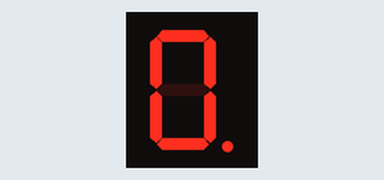
Simulated run of this sketch. Board: Arduino Uno, built with avr-gcc and run on an emulated ATmega328P. Parts: 1-digit seven-segment display. Wiring (inferred from the names in the program): 1-digit 7-segment display, segments lit when HIGH: segments pin 4, pin 5, A4, A3, A2, pin 2, pin 3, A5. The segment pins are drawn as the display they are named for.

Above: at 0.1 s.
At 1.1 s:
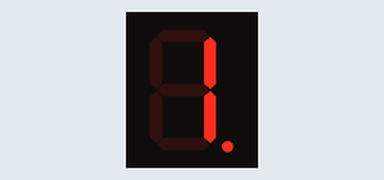
At 2.1 s:
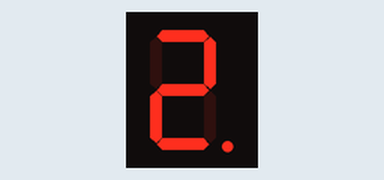
At 4.1 s:
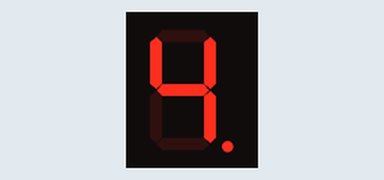
At 6.1 s:
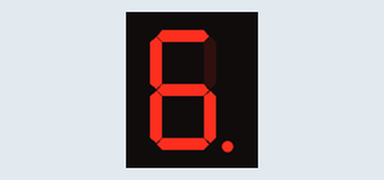
At 9.1 s:
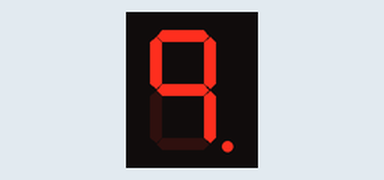

The sketch:

seven_segment_common_cathod.ino
```cpp
int a= 4;
int b =5;
int c=A4;
int dp =A5;
int d =A3;
int e=A2;
int f =2;
int g=3;
int de =1000;

void zero()
{
  digitalWrite(a,1);
  digitalWrite(b,1);
  digitalWrite(c,1);
  digitalWrite(d,1);
  digitalWrite(e,1);
  digitalWrite(f,1);
  digitalWrite(g,0);
  digitalWrite(dp,1);
}

void one()
{
  digitalWrite(a,0);
  digitalWrite(b,1);
  digitalWrite(c,1);
  digitalWrite(d,0);
  digitalWrite(e,0);
  digitalWrite(f,0);
  digitalWrite(g,0);
  digitalWrite(dp,1);
}
void two()
{
  digitalWrite(a,1);
  digitalWrite(b,1);
  digitalWrite(c,0);
  digitalWrite(d,1);
  digitalWrite(e,1);
  digitalWrite(f,0);
  digitalWrite(g,1);
  digitalWrite(dp,1);
}

void three()
{
  digitalWrite(a,1);
  digitalWrite(b,1);
  digitalWrite(c,1);
  digitalWrite(d,1);
  digitalWrite(e,0);
  digitalWrite(f,0);
  digitalWrite(g,1);
  digitalWrite(dp,1);
}
void four()
{
  digitalWrite(a,0);
  digitalWrite(b,1);
  digitalWrite(c,1);
  digitalWrite(d,0);
  digitalWrite(e,0);
  digitalWrite(f,1);
  digitalWrite(g,1);
  digitalWrite(dp,1);
}
void five()
{
  digitalWrite(a,1);
  digitalWrite(b,0);
  digitalWrite(c,1);
  digitalWrite(d,1);
  digitalWrite(e,0);
  digitalWrite(f,1);
  digitalWrite(g,1);
  digitalWrite(dp,1);
}
void six()
{
  digitalWrite(a,1);
  digitalWrite(b,0);
  digitalWrite(c,1);
  digitalWrite(d,1);
  digitalWrite(e,1);
  digitalWrite(f,1);
  digitalWrite(g,1);
  digitalWrite(dp,1);
}
void seven()
{
  digitalWrite(a,1);
  digitalWrite(b,1);
  digitalWrite(c,1);
  digitalWrite(d,0);
  digitalWrite(e,0);
  digitalWrite(f,0);
  digitalWrite(g,0);
  digitalWrite(dp,1);
}
void eight()
{
  digitalWrite(a,1);
  digitalWrite(b,1);
  digitalWrite(c,1);
  digitalWrite(d,1);
  digitalWrite(e,1);
  digitalWrite(f,1);
  digitalWrite(g,1);
  digitalWrite(dp,1);
}
void nine()
{
  digitalWrite(a,1);
  digitalWrite(b,1);
  digitalWrite(c,1);
  digitalWrite(d,0);
  digitalWrite(e,0);
  digitalWrite(f,1);
  digitalWrite(g,1);
  digitalWrite(dp,1);
}


void setup()
{
  pinMode(a, OUTPUT);
  pinMode(b,OUTPUT);
  pinMode(c,OUTPUT);
  pinMode(d, OUTPUT);
  pinMode(e,OUTPUT);
  pinMode(f,OUTPUT);
  pinMode(g, OUTPUT);
  pinMode(dp,OUTPUT);
}

  void loop()
{
  zero();
  delay(de);
  one();
  delay(de);
  two();
  delay(de);
  three();
  delay(de);
  four();
  delay(de);
  five();
  delay(de);
  six();
  delay(de);
  seven();
  delay(de);
  eight();
  delay(de);
  nine();
  delay(de);

}
```

Measured:
- by itself, everything shown: repeats every 10.0 s, in 10 steps
- what the display in image 1 shows lasts 1.0 s, from 1.0 s to 2.0 s
